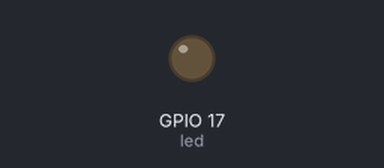
Recording of a program running on a simulated Raspberry Pi (BCM pin numbers). Parts: output pins drawn as LEDs (lit = HIGH).

Above: at 0.05 s.
At 0.25 s:
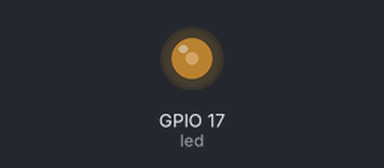
At 0.5 s:
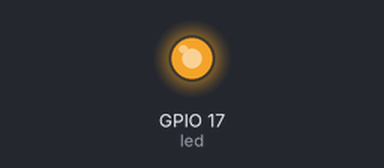
At 1.0 s:
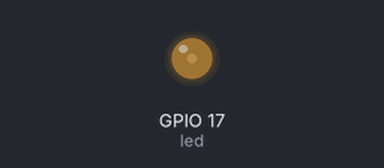
Timing chart, 0 to 3.0 s (numbered marks = the images above):
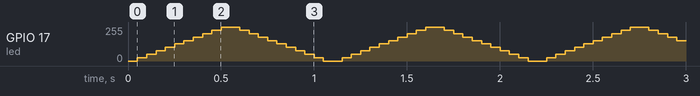

The program:

day1_level2_fading_led.py
```python
"""
Raspberry Pi Camp - Day 1 - Level 2 (independent challenge)
Make the LED breathe: fade smoothly from off to full brightness and back.

Wiring: same LED circuit as Level 1, on GPIO 17.
"""

from gpiozero import PWMLED
from time import sleep

led = PWMLED(17)

while True:
    for i in range(0, 11):
        led.value = i / 10
        sleep(0.05)
    for i in range(10, -1, -1):
        led.value = i / 10
        sleep(0.05)
```
